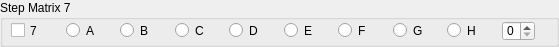
   <widget class="QGroupBox" name="groupBox_13">
    <property name="geometry">
     <rect>
      <x>102</x>
      <y>581</y>
      <width>559</width>
      <height>47</height>
     </rect>
    </property>
    <property name="title">
     <string>Step Matrix 7</string>
    </property>
    <widget class="QCheckBox" name="checkBox_11">
     <property name="geometry">
      <rect>
       <x>11</x>
       <y>22</y>
       <width>29</width>
       <height>17</height>
      </rect>
     </property>
     <property name="text">
      <string>7</string>
     </property>
    </widget>
    <widget class="QSpinBox" name="spinBox_13">
     <property name="geometry">
      <rect>
       <x>502</x>
       <y>21</y>
       <width>33</width>
       <height>20</height>
      </rect>
     </property>
    </widget>
    <widget class="QRadioButton" name="radioButton_89">
     <property name="geometry">
      <rect>
       <x>66</x>
       <y>22</y>
       <width>30</width>
       <height>17</height>
      </rect>
     </property>
     <property name="text">
      <string>A</string>
     </property>
    </widget>
    <widget class="QRadioButton" name="radioButton_90">
     <property name="geometry">
      <rect>
       <x>120</x>
       <y>22</y>
       <width>29</width>
       <height>17</height>
      </rect>
     </property>
     <property name="text">
      <string>B</string>
     </property>
    </widget>
    <widget class="QRadioButton" name="radioButton_91">
     <property name="geometry">
      <rect>
       <x>175</x>
       <y>22</y>
       <width>30</width>
       <height>17</height>
      </rect>
     </property>
     <property name="text">
      <string>C</string>
     </property>
    </widget>
    <widget class="QRadioButton" name="radioButton_92">
     <property name="geometry">
      <rect>
       <x>229</x>
       <y>22</y>
       <width>30</width>
       <height>17</height>
      </rect>
     </property>
     <property name="text">
      <string>D</string>
     </property>
    </widget>
    <widget class="QRadioButton" name="radioButton_93">
     <property name="geometry">
      <rect>
       <x>284</x>
       <y>22</y>
       <width>29</width>
       <height>17</height>
      </rect>
     </property>
     <property name="text">
      <string>E</string>
     </property>
    </widget>
    <widget class="QRadioButton" name="radioButton_94">
     <property name="geometry">
      <rect>
       <x>338</x>
       <y>22</y>
       <width>29</width>
       <height>17</height>
      </rect>
     </property>
     <property name="text">
      <string>F</string>
     </property>
    </widget>
    <widget class="QRadioButton" name="radioButton_95">
     <property name="geometry">
      <rect>
       <x>393</x>
       <y>22</y>
       <width>30</width>
       <height>17</height>
      </rect>
     </property>
     <property name="text">
      <string>G</string>
     </property>
    </widget>
    <widget class="QRadioButton" name="radioButton_96">
     <property name="geometry">
      <rect>
       <x>447</x>
       <y>22</y>
       <width>30</width>
       <height>17</height>
      </rect>
     </property>
     <property name="text">
      <string>H</string>
     </property>
    </widget>
    <zorder>radioButton_89</zorder>
    <zorder>radioButton_90</zorder>
    <zorder>radioButton_91</zorder>
    <zorder>radioButton_92</zorder>
    <zorder>radioButton_94</zorder>
    <zorder>radioButton_95</zorder>
    <zorder>radioButton_96</zorder>
    <zorder>checkBox_11</zorder>
    <zorder>spinBox_13</zorder>
    <zorder>radioButton_93</zorder>
   </widget>
